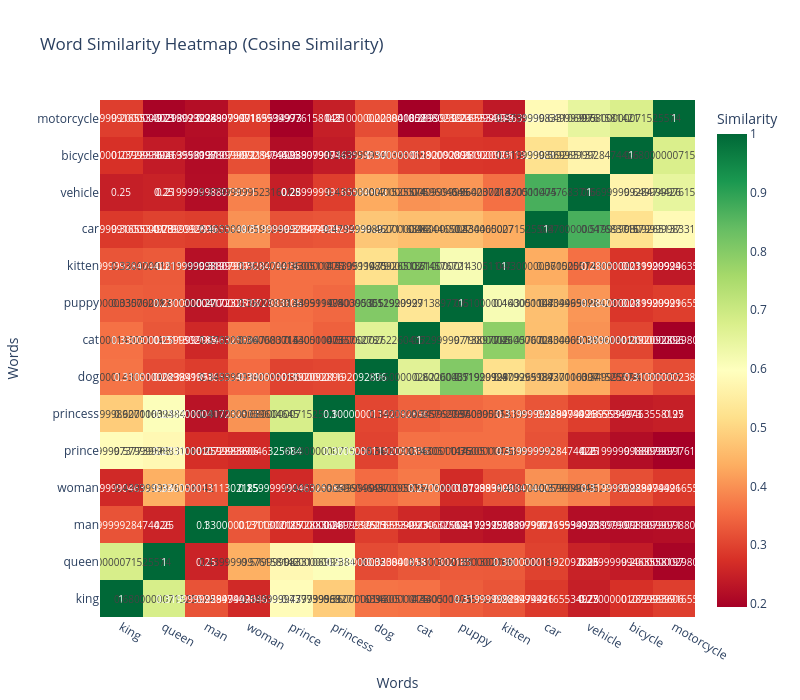

Notebook code for this chart:
### Code cell
# Calculate similarity between all words
similarity_matrix = cosine_similarity(word_embeddings)

# Create an interactive heatmap
fig = go.Figure(data=go.Heatmap(
    z=similarity_matrix,
    x=words,
    y=words,
    colorscale='RdYlGn',
    text=np.round(similarity_matrix, 2),
    texttemplate='%{text}',
    textfont={"size": 10},
    hoverongaps=False,
    colorbar=dict(title="Similarity")
))

fig.update_layout(
    title='Word Similarity Heatmap (Cosine Similarity)',
    xaxis_title='Words',
    yaxis_title='Words',
    width=800,
    height=700
)

fig.show()

print("\n💡 Observations:")
print("   - Diagonal is 1.0 (words are identical to themselves)")
print("   - 'king' and 'queen' are very similar")
print("   - 'dog' and 'cat' are similar (both pets)")
print("   - 'king' and 'dog' are less similar (different concepts)")

### Figure 1 — Plotly figure (JSON) as saved in the notebook; plotly's stock layout.template omitted (floating-point values rounded to 4 significant figures; data arrays with more than 128 entries replaced by an {"elided": "..."} marker saying what was removed)
{"data": [{"colorbar": {"title": {"text": "Similarity"}}, "colorscale": [[0, "rgb(165,0,38)"], [0.1, "rgb(215,48,39)"], [0.2, "rgb(244,109,67)"], [0.3, "rgb(253,174,97)"], [0.4, "rgb(254,224,139)"], [0.5, "rgb(255,255,191)"], [0.6, "rgb(217,239,139)"], [0.7, "rgb(166,217,106)"], [0.8, "rgb(102,189,99)"], [0.9, "rgb(26,152,80)"], [1, "rgb(0,104,55)"]], "hoverongaps": false, "text": {"elided": "14x14 float values"}, "textfont": {"size": 10}, "texttemplate": "%{text}", "type": "heatmap", "x": ["king", "queen", "man", "woman", "prince", "princess", "dog", "cat", "puppy", "kitten", "car", "vehicle", "bicycle", "motorcycle"], "y": ["king", "queen", "man", "woman", "prince", "princess", "dog", "cat", "puppy", "kitten", "car", "vehicle", "bicycle", "motorcycle"], "z": {"elided": "14x14 float values"}}], "layout": {"height": 700, "title": {"text": "Word Similarity Heatmap (Cosine Similarity)"}, "width": 800, "xaxis": {"title": {"text": "Words"}}, "yaxis": {"title": {"text": "Words"}}}}
